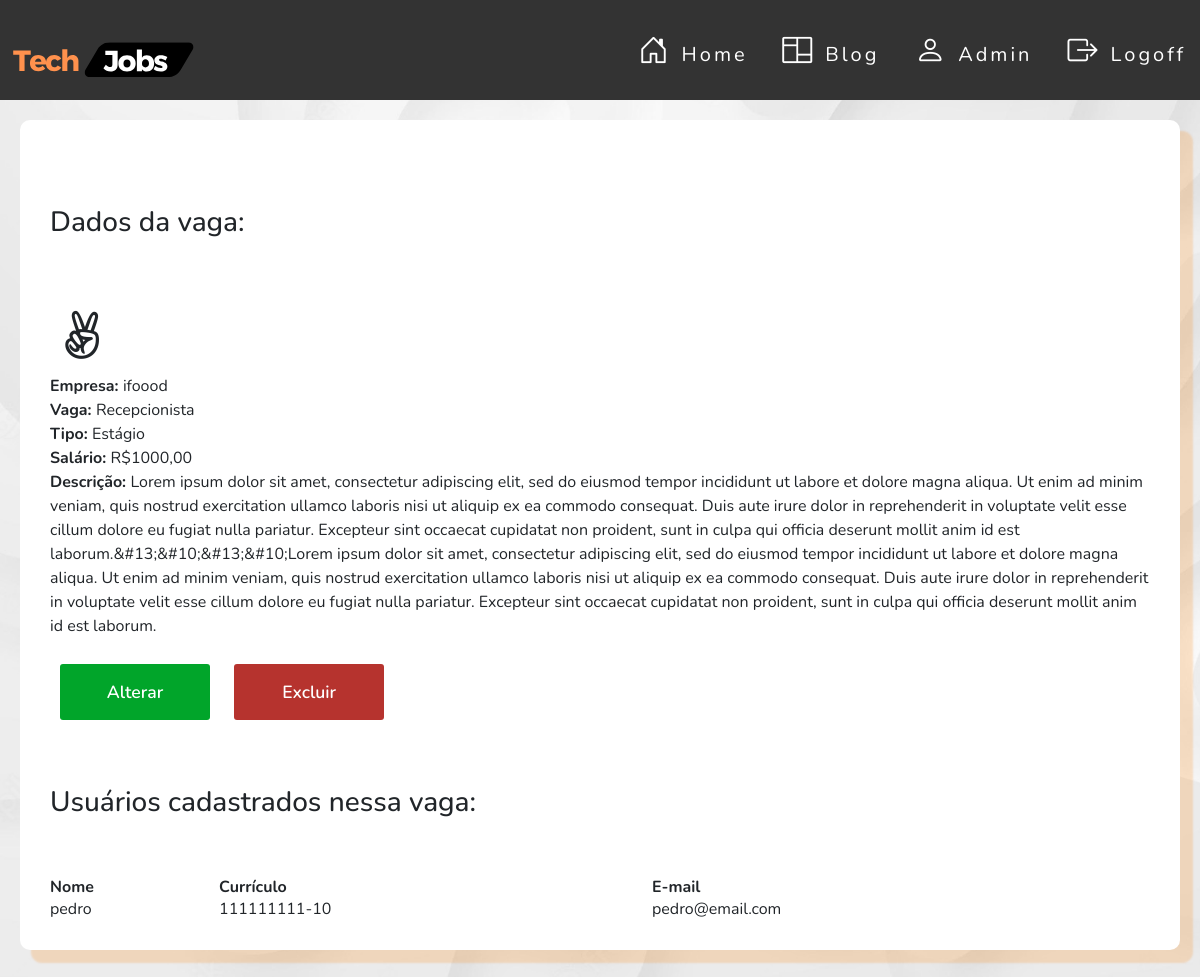
The app's page /vaga/candidatar.php?id=19 (signed in), older data.
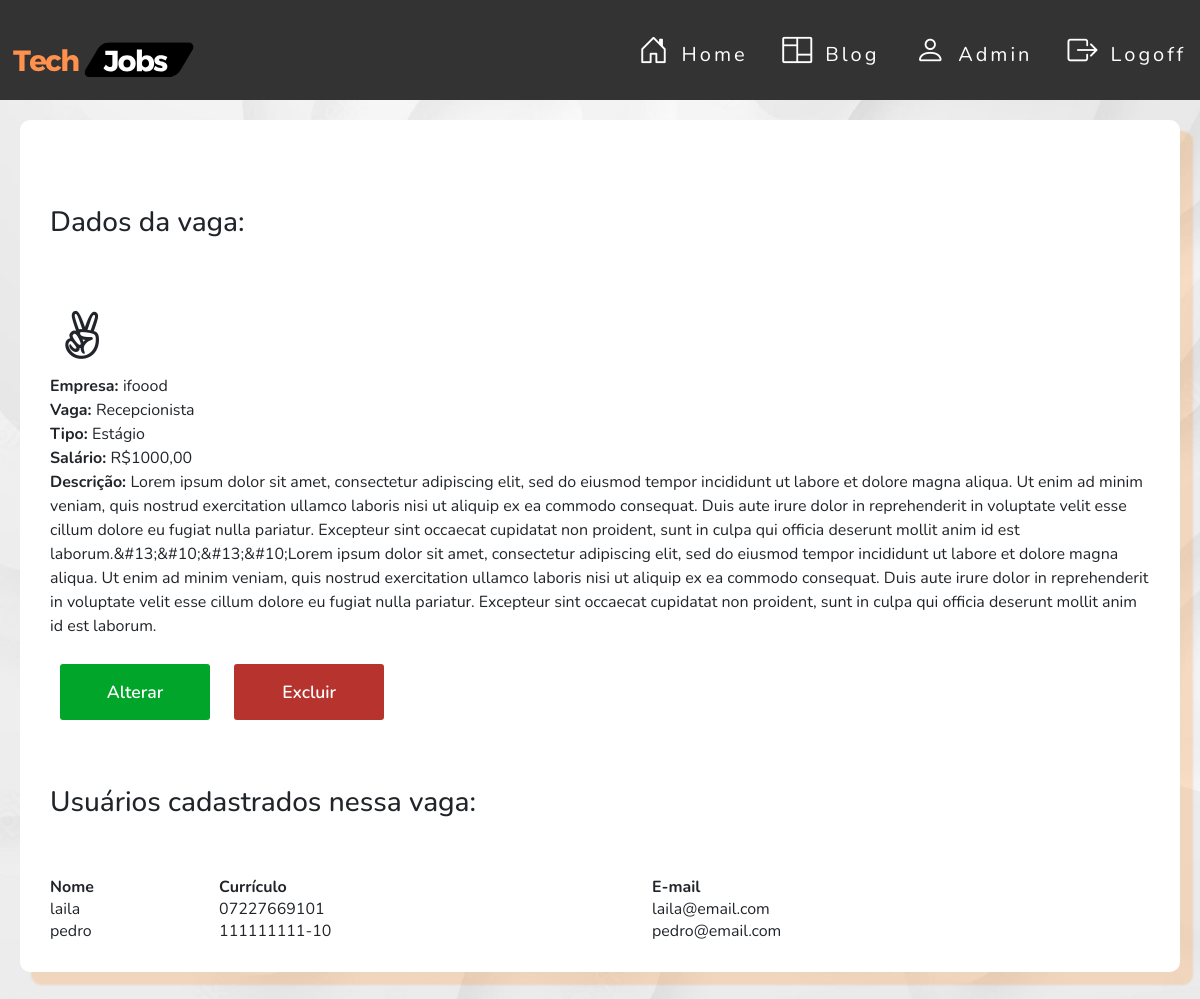
The same page, newer data.
### tables this page shows
CREATE TABLE `usuario` (
  `id` int NOT NULL,
  `nome` varchar(40) DEFAULT NULL,
  `razao_social` varchar(50) DEFAULT NULL,
  `cpf` varchar(20) DEFAULT NULL,
  `cnpj` varchar(18) DEFAULT NULL,
  `senha` varchar(50) DEFAULT NULL,
  `email` varchar(50) NOT NULL,
  `sexo` varchar(20) DEFAULT NULL,
  `ddi` varchar(6) DEFAULT NULL,
  `ddd` varchar(20) DEFAULT NULL,
  `numero` varchar(17) DEFAULT NULL,
  `cep` varchar(15) DEFAULT NULL,
  `cidade` varchar(30) DEFAULT NULL,
  `logradouro` varchar(10) DEFAULT NULL,
  `bairro` varchar(30) DEFAULT NULL,
  `lote` varchar(10) DEFAULT NULL,
  `rua` varchar(30) DEFAULT NULL,
  `complemento` varchar(20) DEFAULT NULL,
  `curriculo` varchar(100) NOT NULL,
  `perfil_id` int DEFAULT NULL
);

CREATE TABLE `vaga` (
  `id` int NOT NULL,
  `nome` varchar(50) NOT NULL,
  `tipo` varchar(30) NOT NULL,
  `descricao` longtext NOT NULL,
  `salario` varchar(50) NOT NULL,
  `carga_horaria` varchar(100) NOT NULL,
  `data_publicacao` date NOT NULL,
  `data_expiracao` date NOT NULL,
  `usuario_id` int DEFAULT NULL
);

CREATE TABLE `usuario_has_vaga` (
  `usuario_id` int DEFAULT NULL,
  `vaga_id` int DEFAULT NULL
);

### src/database/conexao.php (called while the page is built)
<?php
class Conexao
{
    public static function getConexao()
    {
        try {
            return new PDO("mysql:host=127.0.0.1;dbname=techjobsdb", "root", "");
        } catch (\PDOException $e) {
            echo 'Error ao conectar com banco de dados. ' . $e->getMessage();
            return null;
        }
    }
}

### src/dao/vagadao.php (called while the page is built, shortened)
<?php
include_once __DIR__ . '/../database/conexao.php';
class VagaDAO
{
    private $dbh;
    public function __construct()
    {
        $this->dbh = Conexao::getConexao();
    }
    public function getById(int $id)
    {
        $query = "SELECT * FROM vaga WHERE id = :id;";
        $stmt = $this->dbh->prepare($query);
        $stmt->bindParam(":id", $id);
        $stmt->execute();
        $row = $stmt->fetch(PDO::FETCH_BOTH);
        $this->dbh = null;
        return $row;
    }
    public function getUsuario($id, $usuario_id)
    {
        $query = "SELECT vaga.id, vaga.usuario_id
                FROM vaga
                INNER JOIN usuario
                ON vaga.id=usuario.nome;";
        $stmt = $this->dbh->query($query);
        $row = $stmt->fetch();
        $this->dbh = null;
        return $row;
    }
}

### src/dao/usuariodao.php (called while the page is built, shortened)
<?php
include_once __DIR__ . '/../database/conexao.php';
class  UsuarioDAO
{
    private $dbh;
    public function __construct()
    {
        $this->dbh = Conexao::getConexao();
    }
    public function getById($id)
    {
        $query = "SELECT * FROM usuario WHERE id = :id";
        $stmt = $this->dbh->prepare($query);
        $stmt->bindParam(":id", $id);
        $stmt->execute();
        $row = $stmt->fetch(PDO::FETCH_BOTH);
        $this->dbh = null;
        return $row;
    }
    public function getByPerfilId($perfil_id)
    {
        $query = "SELECT * FROM usuario WHERE perfil_id = :perfil_id";
        $stmt = $this->dbh->prepare($query);
        $stmt->bindParam(":perfil_id", $perfil_id);
        $stmt->execute();
        $row = $stmt->fetch(PDO::FETCH_BOTH);
        $this->dbh = null;
        return $row;
    }
}

### src/dao/usuario_has_vagadao.php (called while the page is built, shortened)
<?php
include_once __DIR__ . '/../database/conexao.php';
class  Usuario_has_vagaDAO
{
    private $dbh;
    public function __construct()
    {
        $this->dbh = Conexao::getConexao();
    }
    public function getAllUsuarios( $usuario_id,  int $vaga_id)
    {
        $query = "SELECT distinct(usuario_id) as usuario_candidatado, nome, cpf, email, vaga_id
                     FROM usuario_has_vaga
                         INNER JOIN usuario ON usuario_has_vaga.usuario_id = usuario.id
                             WHERE   vaga_id = :vaga_id";
        $stmt = $this->dbh->prepare($query);
        $stmt->bindParam(":vaga_id", $vaga_id);
        $stmt->execute();
        $rows = $stmt->fetchAll();
        $this->dbh = null;
        return $rows;
    }
}

### vaga/candidatar.php (the view, shortened to what the rows shown need)
<?php
require_once __DIR__ . '/../src/dao/vagadao.php';
require_once __DIR__ . '/../src/dao/usuariodao.php';
require_once __DIR__ . '/../auth/permissoes.php';
require_once __DIR__ . '/../src/dao/vagadao.php';
require_once __DIR__ . '/../src/dao/usuario_has_vagadao.php';
$vaga_id = filter_input(INPUT_GET, 'id', FILTER_SANITIZE_SPECIAL_CHARS);
$dao = new VagaDAO();
$vaga = $dao->getById($vaga_id);
if (isset($_SESSION['usuario'])) {
    require_once __DIR__ . '/../layouts/headerlogin.php';
} else {
    require_once __DIR__ . '/../layouts/headerHome.php';
}
?>
    <link rel="stylesheet" href="https://maxcdn.bootstrapcdn.com/bootstrap/4.0.0/css/bootstrap.min.css"
>
    <link rel="stylesheet" href="https://cdn.jsdelivr.net/npm/bootstrap-icons@1.11.1/font/bootstrap-icons.css">
    <link rel="stylesheet" href="../assets/css/style.css">
    <link rel="stylesheet" href="../assets/css/button.css">
    <link rel="stylesheet" href="https://cdn.jsdelivr.net/npm/bootstrap-icons@1.11.1/font/bootstrap-icons.css">
<?php if ($perfil_id == 2) { ?>
    <section class="main-blog">
        <div class="main-blog-content1">
            <article>
                <div class="py-3 text-center" style="margin: 40px auto">
                    <h2>Dados da vaga:</h2>
                </div>
                <div class="icon"><i class="fa fa-3x fa-angellist"></i></div>
                <div class="content" title="<?= $vaga[3] ?>">
                    <?php
                    $id = $vaga['usuario_id'];
                    $dao = new UsuarioDAO();
                    $usuario = $dao->getById($id);
                    ?>
                    <?php echo '<strong>Empresa: </strong>' . $usuario[1] ?><br>
                    <?php echo '<strong>Vaga: </strong>' . $vaga[1] ?><br>
                    <p>
                        <?php echo '<strong>Tipo: </strong> ' . $vaga[2] ?><br>
                        <?php echo '<strong>Salário: </strong> ' . $vaga[4] ?><br>
                        <?php echo '<strong>Descrição: </strong> ' . $vaga[3] ?>
                    </p>
                </div>
            </article>
            <article>
                <div class="py-3 text-center" style="margin: 50px auto">
                    <h2>Confirma seu e-mail e envie seu currículo: </h2>
                </div>
                <div class="content">
                    <div class="container">
                        <div class="row">
                            <div class="col-md-12">
                                <div class="card-body font-weight-bold">
                                    <form action="candidatar_save.php?id=<?= $vaga['id'] ?>&acao=enviar"
                                          enctype="multipart/form-data" method="POST">
                                        <div class="form-group">
                                            <label for="para">E-mail</label>
                                            <input name="para" type="email" class="form-control" id="para"
                                                   placeholder="***@email.com">
                                            <?php if (isset($_GET['candidatar']) && $_GET['candidatar'] == 'erro3') { ?>
                                                <div style="color: darkred; font-size: 1.2rem"> E-mail inválido
                                                </div>
                                            <?php } ?>
                                        </div>
                                        <div class="form-group">
                                            <label for="arquivo">Enviar currículo</label>
                                            <input accept="application/pdf" name="arquivo" type="file"
                                                   class="form-control" id="arquivo">
                                        </div>
                                        <?php if (isset($_GET['candidatar']) && $_GET['candidatar'] == 'erro2') { ?>
                                            <div style="color: darkred; font-size: 1.2rem"> Você já participa dessa vaga
                                            </div>
                                        <?php } ?>
                                        <?php if (isset($_GET['candidatar']) && $_GET['candidatar'] == 'sucesso') { ?>
                                            <div style="color: lightgreen; font-size: 1.2rem"> Você se candidatou nessa vaga, espere ser chamado!
                                            </div>
                                        <?php } ?>
                                        <div class="update-group-btns">
                                            <button type="submit" class="btn btn-primary btn-orange ">Confirmar
                                            </button>
                                            <a href="../view/home.php">
                                                <button type="button" class="btn btn-primary btn-lg ">
                                                    Voltar
                                                </button>
                                            </a>
                                        </div>
                                    </form>
                                </div>
                            </div>
                        </div>
                    </div>
            </article>
        </div>
    </section>
<?php } else if ($perfil_id == 1 || 3) {
    ?>
    <section class="main-blog">
        <div class="main-blog-content1">
            <article>
                <div class="py-3 text-left" style="margin: 40px auto">
                    <h3>Dados da vaga: </h3>
                </div>
                <div class="icon"><i class="fa fa-3x fa-angellist"></i></div>
                <div class="content" title="<?= $vaga[3] ?>">
                    <?php
                    $id = $vaga['usuario_id'];
                    $dao = new UsuarioDAO();
                    $usuario = $dao->getById($id);
                    ?>
                    <?php echo '<strong>Empresa: </strong>' . $usuario[1] ?><br>
                    <?php echo '<strong>Vaga: </strong>' . $vaga[1] ?><br>
                    <p>
                        <?php echo '<strong>Tipo: </strong> ' . $vaga[2] ?><br>
                        <?php echo '<strong>Salário: </strong> ' . $vaga[4] ?><br>
                        <?php echo '<strong>Descrição: </strong> ' . $vaga[3] ?>
                    </p>
                </div>
                <tr>
                    <td class="td__operacao">
                        <a class="btnalterar"
                           href="edit.php?id=<?= $vaga['id']; ?>">Alterar</a>
                        <a class="btnexcluir"
                           href="delete.php?id=<?= $vaga['id']; ?>"
                           onclick="return confirm('Deseja confirmar a operação?');">Excluir</a>
                    </td>
                </tr>
                <div class="py-3 text-left" style="margin: 40px auto">
                    <h3>Usuários cadastrados nessa vaga: </h3>
                </div>
                <section>
                    <table id="example" class="display" style="width:100%;">
                        <thead>
                        <tr>
                            <th>Nome</th>
                            <th>Currículo</th>
                            <th>E-mail</th>
                        </tr>
                        </thead>
                        <tbody>
                        <?php
                        $dao = new Usuario_has_vagaDAO();
                        $usuarios = $dao->getAllUsuarios('$usuario_id', $vaga_id);
                        foreach ($usuarios as $usuario) {
                            echo "<tr>";
                            echo "<td>" . $usuario[1] . "</td>";
                            echo "<td>" . $usuario[2] . "</td>";
                            echo "<td>" . $usuario[3] . "</td>";
                            echo "</tr>";
                        }
                        ?>
                        </tbody>
                    </table>
                </section>
            </article>
        </div>
    </section>
<?php } ?>

Row changes from the older to the newer data that the page shows:
added usuario_has_vaga: usuario.nome "laila", usuario.cpf "07227669101", usuario.email "laila@email.com"
